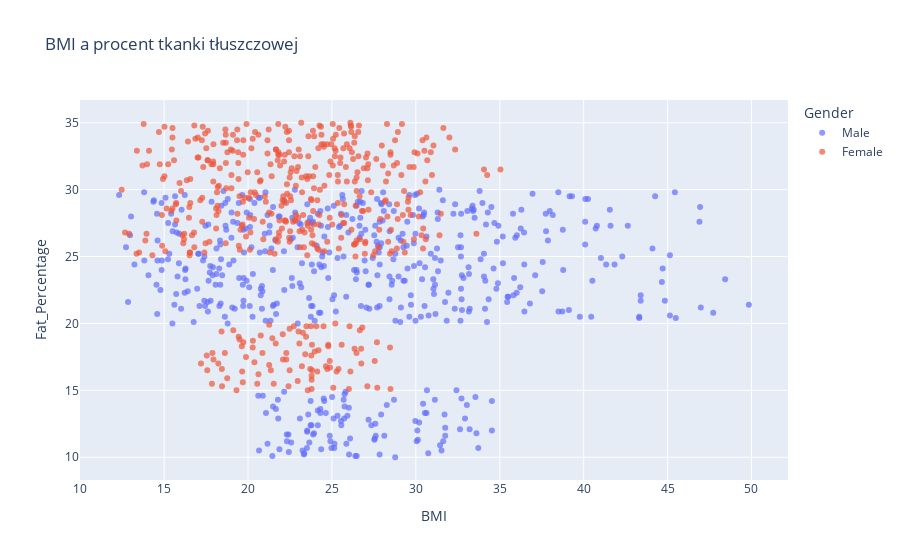

Notebook code for this chart:
### Markdown cell above
W wykresie poniżej widać częściowo "naprzemienny" rozkład procent tłuszczu w zależności od płci. Może to wynikać z przygotowania przez autora danych wejściowych. Kobiety mają też częściej większy udział tkanki tłuszczowej w masie ciała.

### Code cell
fig = px.scatter(
    df_imputed,
    x='BMI',
    y='Fat_Percentage',
    # size='Calories_Burned',
    color='Gender',
    opacity=0.7,
    title='BMI a procent tkanki tłuszczowej',
    size_max=60
)

fig.update_traces(textposition='middle center')
fig.show()

### Figure 1 — Plotly figure (JSON) as saved in the notebook; plotly's stock layout.template omitted (floating-point values rounded to 4 significant figures; data arrays with more than 128 entries replaced by an {"elided": "..."} marker saying what was removed)
{"data": [{"hovertemplate": "Gender=Male<br>BMI=%{x}<br>Fat_Percentage=%{y}<extra></extra>", "legendgroup": "Male", "marker": {"color": "#636efa", "opacity": 0.7, "symbol": "circle"}, "mode": "markers", "name": "Male", "orientation": "v", "showlegend": true, "textposition": "middle center", "type": "scatter", "x": {"elided": "511 float values"}, "xaxis": "x", "y": {"elided": "511 float values"}, "yaxis": "y"}, {"hovertemplate": "Gender=Female<br>BMI=%{x}<br>Fat_Percentage=%{y}<extra></extra>", "legendgroup": "Female", "marker": {"color": "#EF553B", "opacity": 0.7, "symbol": "circle"}, "mode": "markers", "name": "Female", "orientation": "v", "showlegend": true, "textposition": "middle center", "type": "scatter", "x": {"elided": "462 float values"}, "xaxis": "x", "y": {"elided": "462 float values"}, "yaxis": "y"}], "layout": {"legend": {"title": {"text": "Gender"}, "tracegroupgap": 0}, "title": {"text": "BMI a procent tkanki tłuszczowej"}, "xaxis": {"anchor": "y", "domain": [0, 1], "title": {"text": "BMI"}}, "yaxis": {"anchor": "x", "domain": [0, 1], "title": {"text": "Fat_Percentage"}}}}
